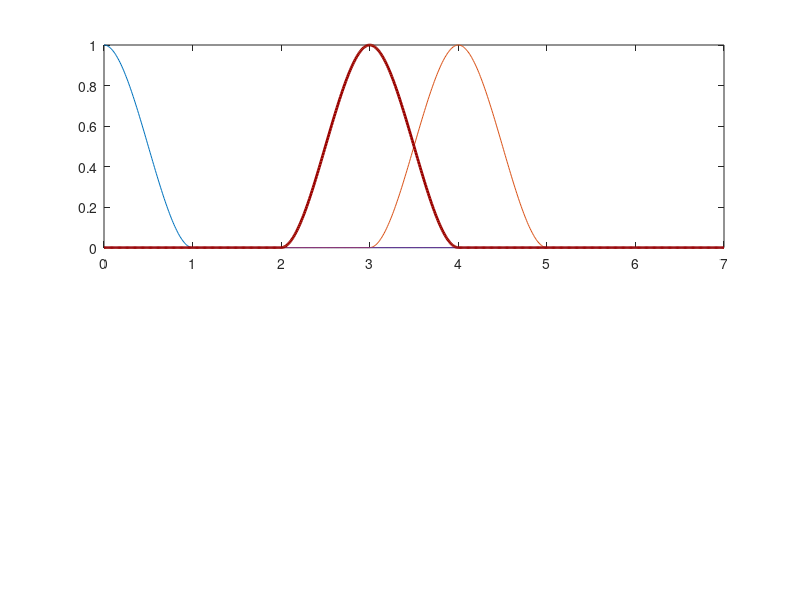

Reproduce this figure in MATLAB. (Note: this script raises an error after producing the figure.)
% Figure 11.7 : plot Hermite basis functions
%
clear all
close all

x = [0,1,2,4,5,7];

for i=1:7;
  xx(i,:) = i-1:.01:i;
end
N = size(xx,2);

xi0 = zeros(size(xx));
xi0(1,:) = 1 - 3*xx(1,:).^2 + 2*xx(1,:).^3;

xp = reshape(xx',1,N*7);
xi0 = reshape(xi0',1,N*7);

xi3 = zeros(size(xx));
xi3(4,:) = 1 - 3*(xx(4,:)-3).^2 + 2*(xx(4,:)-3).^3;
xi3(3,:) = 3*(xx(3,:)-2).^2 - 2*(xx(3,:)-2).^3;

xi3 = reshape(xi3',1,N*7);

xi4 = zeros(size(xx));
xi4(5,:) = 1 - 3*(xx(5,:)-4).^2 + 2*(xx(5,:)-4).^3;
xi4(4,:) = 3*(xx(4,:)-3).^2 - 2*(xx(4,:)-3).^3;

xi4 = reshape(xi4',1,N*7);
xi5 = zeros(size(xp));

subplot(2,1,1)
plot(xp,xi0,xp,xi4,xp,xi3,xp,xi5)
hold on
plot(xp,xi3,'LineWidth',2,'Color',[.6,0,0])
     gtext('\xi_k')
     gtext('\xi_{k+1}')
     gtext('\xi_0')
     xlabel('x')
     ylabel('\xi')
     
%%%%%%%%%%%%%%%%%%%

ei0 = zeros(size(xx));
ei0(1,:) = xx(1,:) - 2*xx(1,:).^2 + xx(1,:).^3;

xp = reshape(xx',1,N*7);
ei0 = reshape(ei0',1,N*7);

ei3 = zeros(size(xx));
ei3(4,:) = xx(4,:)-3 - 2*(xx(4,:)-3).^2 + (xx(4,:)-3).^3;
ei3(3,:) = -(xx(3,:)-2).^2 + (xx(3,:)-2).^3;

ei3 = reshape(ei3',1,N*7);

ei4 = zeros(size(xx));
ei4(5,:) = xx(5,:)-4 - 2*(xx(5,:)-4).^2 + (xx(5,:)-4).^3;
ei4(4,:) = -(xx(4,:)-3).^2 +(xx(4,:)-3).^3;

ei4 = reshape(ei4',1,N*7);
ei5 = zeros(size(xp));

subplot(2,1,2)
plot(xp,ei0,xp,ei4,xp,ei3,xp,ei5)
hold on
plot(xp,ei3,'LineWidth',2,'Color',[.6,0,0])
     gtext('\eta_k')
     gtext('\eta_{k+1}')
     gtext('\eta_0')
     xlabel('x')
     ylabel('\eta')
     
